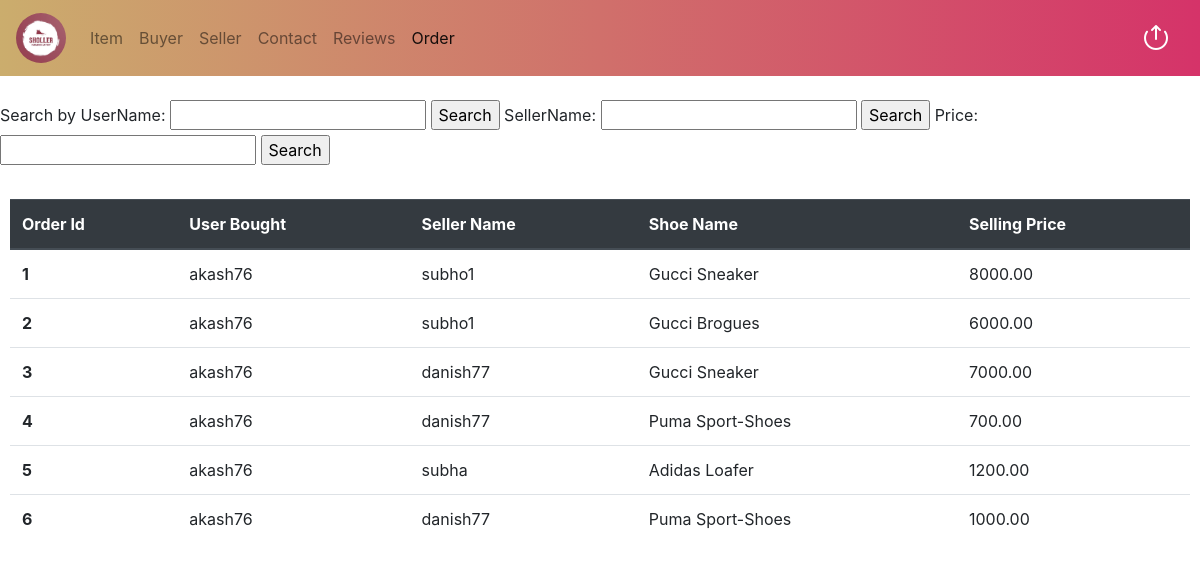
The app's page /admin/admin_order.php with its own data.
### tables this page shows
CREATE TABLE `order` (
  `order_id` int(6) UNSIGNED NOT NULL,
  `user` varchar(50) NOT NULL,
  `shoes_id` int(10) UNSIGNED DEFAULT NULL,
  `created_date` timestamp NOT NULL DEFAULT current_timestamp()
);

CREATE TABLE `shoes` (
  `id` int(6) UNSIGNED NOT NULL,
  `brand` varchar(30) NOT NULL,
  `type` varchar(50) NOT NULL,
  `category` varchar(50) NOT NULL,
  `shoe_usage` varchar(50) NOT NULL,
  `gender` varchar(50) NOT NULL,
  `size` varchar(10) NOT NULL,
  `purchase_price` decimal(10,2) NOT NULL,
  `selling_price` decimal(10,2) NOT NULL,
  `status` varchar(10) NOT NULL DEFAULT 'LISTED',
  `seller_name` varchar(50) NOT NULL,
  `seller_location` varchar(50) NOT NULL,
  `image_url` varchar(255) NOT NULL,
  `image_url_f` varchar(255) NOT NULL,
  `image_url_s` varchar(255) NOT NULL,
  `description` text NOT NULL
);

### admin/admin_order.php (the view, shortened to what this page needs)
<!doctype html>
<html lang="en">
  <head>
    <link rel="stylesheet" href="https://cdn.jsdelivr.net/npm/bootstrap@4.6.2/dist/css/bootstrap.min.css">
  </head>
  <body>
      <nav class="navbar navbar-expand-lg navbar-light bg-gradient-nav sticky-top">
        <a class="navbar-brand" href="#">
            <img class="rounded-circle" src="../images/logo.png" width="50" height="50" alt="">
        </a>
        <div class="collapse navbar-collapse" id="navbarSupportedContent">
            <ul class="navbar-nav mr-auto">
            <li class="nav-item ">
                    <a class="nav-link" href="admin_home.php">Item </a>
                </li>
                <li class="buyer-item">
                  <a class="nav-link" href="admin_buyer.php">Buyer</a>
              </li>
                <li class="seller-item">
                    <a class="nav-link" href="admin_seller.php">Seller</a>
                </li>
                <li class="cleansing-item ">
                    <a class="nav-link" href="admin_contact.php">Contact</a>
                </li>
                <li class="cleansing-item ">
                    <a class="nav-link" href="admin_reviews.php">Reviews</a>
                </li><li class="cleansing-item active">
                    <a class="nav-link" href="admin_order.php">Order</a>
                </li>
            </ul>
            <button type="submit" class="btn button-primary"><a  href="logout.php"><img src="../images/icons/logout.png" alt="" width="30px"></a></button>
        </div>
    </nav>
    <?php
    $conn = mysqli_connect('localhost', 'root', '', 'sholler');
    $searchUsername = $_POST['searchUsername'] ?? '';
$searchSellerName = $_POST['searchSellerName'] ?? '';
$searchPrice= $_POST['searchPrice'] ?? '';
$query = "SELECT DISTINCT o.order_id, o.user, o.shoes_id, s.brand, s.type, s.seller_name, s.selling_price
          FROM `order` o
          JOIN shoes s ON o.shoes_id = s.id
          WHERE 1=1";
if (!empty($searchUsername)) {
    $query .= " AND o.user LIKE '%$searchUsername%'";
}
else if (!empty($searchSellerName)) {
    $query .= " AND s.seller_name LIKE '%$searchSellerName%'";
}
else if (!empty($searchPrice)) {
    $query .= " AND s.selling_price <= '$searchPrice'";
}
else {
    $query = "SELECT DISTINCT o.order_id,o.user, o.shoes_id,s.brand,s.type, s.seller_name, s.selling_price FROM `order` o JOIN shoes s ON o.shoes_id = s.id;
    ";
}
$result = $conn->query($query);
?>
<br>
<form method="POST" action="admin_order.php">
        <label for="searchUsername">Search by UserName:</label>
        <input type="text" name="searchUsername" id="searchUsername">
        <input type="submit" value="Search">
        <label for="searchSellerName">SellerName:</label>
        <input type="text" name="searchSellerName" id="searchSellerName">
        <input type="submit" value="Search">
        <label for="searchPrice">Price:</label>
        <input type="text" name="searchPrice" id="searchPrice">
        <input type="submit" value="Search">
</form>
<br>
<div class="Item-table">
    <table class="table">
        <thead class="thead-dark">
            <tr>
                <th scope="col">Order Id</th>
                <th scope="col">User Bought</th>
                <th scope="col">Seller Name</th>
                <th scope="col">Shoe Name</th>
                <th scope="col">Selling Price</th>
            </tr>
        </thead>
        <tbody>
            <?php
                while ($row = mysqli_fetch_assoc($result)) {
                    echo "<tr>";
                    echo "<th scope='row'>" . $row['order_id'] . "</th>";
                    echo "<td>" . $row['user'] . "</td>";
                    echo "<td>" . $row['seller_name'] . "</td>";
                    echo "<td>" . $row['brand'] ." " .$row['type']. "</td>";
                    echo "<td>" . $row['selling_price'] . "</td>";
                    echo "</tr>";
                }
            ?>
        </tbody>
    </table>
</div>
  </body>
</html>

### admin/admin_order.php (style rules this page uses)
.Item-table { margin:10px; }
.sticky-top { background: -webkit-linear-gradient(to right, #cbad6d, #d53369); background: linear-gradient(to right, #cbad6d, #d53369); }

### records on screen
order: order_id "1", user "akash76", shoes.seller_name "subho1", shoes.brand "Gucci", shoes.type "Sneaker", shoes.selling_price "8000.00"
order: order_id "2", user "akash76", shoes.seller_name "subho1", shoes.brand "Gucci", shoes.type "Brogues", shoes.selling_price "6000.00"
order: order_id "3", user "akash76", shoes.seller_name "danish77", shoes.brand "Gucci", shoes.type "Sneaker", shoes.selling_price "7000.00"
order: order_id "4", user "akash76", shoes.seller_name "danish77", shoes.brand "Puma", shoes.type "Sport-Shoes", shoes.selling_price "700.00"
order: order_id "5", user "akash76", shoes.seller_name "subha", shoes.brand "Adidas", shoes.type "Loafer", shoes.selling_price "1200.00"
order: order_id "6", user "akash76", shoes.seller_name "danish77", shoes.brand "Puma", shoes.type "Sport-Shoes", shoes.selling_price "1000.00"
